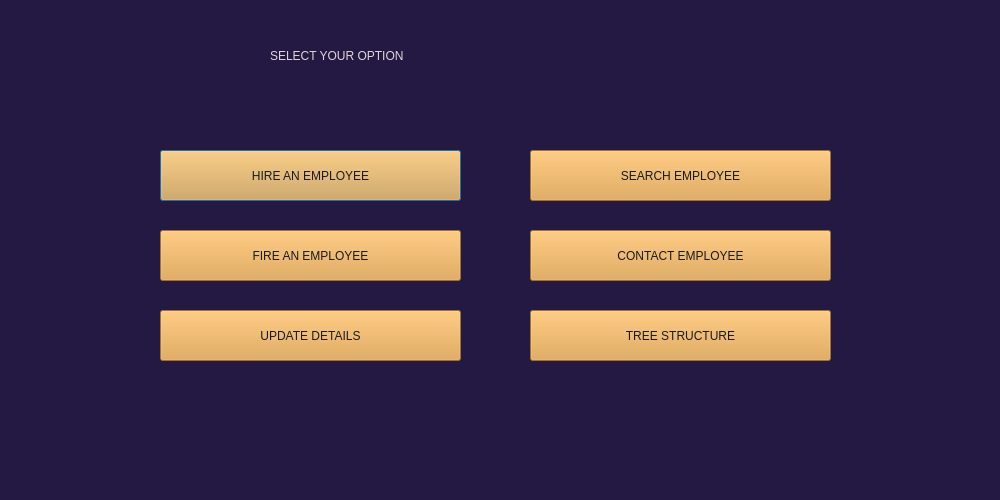
<?xml version="1.0" encoding="UTF-8"?>
<ui version="4.0">
 <class>Dialog</class>
 <widget class="QDialog" name="Dialog">
  <property name="geometry">
   <rect>
    <x>0</x>
    <y>0</y>
    <width>1000</width>
    <height>500</height>
   </rect>
  </property>
  <property name="windowTitle">
   <string>Dialog</string>
  </property>
  <property name="styleSheet">
   <string notr="true">background-color: rgb(35, 25, 66);
color: rgb(226, 213, 214);</string>
  </property>
  <widget class="QLabel" name="label_2">
   <property name="geometry">
    <rect>
     <x>270</x>
     <y>30</y>
     <width>426</width>
     <height>51</height>
    </rect>
   </property>
   <property name="styleSheet">
    <string notr="true">font: 63 28pt &quot;Montserrat SemiBold&quot;;</string>
   </property>
   <property name="text">
    <string>SELECT YOUR OPTION</string>
   </property>
  </widget>
  <widget class="QPushButton" name="hire">
   <property name="geometry">
    <rect>
     <x>160</x>
     <y>150</y>
     <width>301</width>
     <height>51</height>
    </rect>
   </property>
   <property name="styleSheet">
    <string notr="true">background-color: rgb(224, 159, 62);
color: rgb(26, 27, 27);
font: 57 12pt &quot;Montserrat Medium&quot;;</string>
   </property>
   <property name="text">
    <string>HIRE AN EMPLOYEE</string>
   </property>
  </widget>
  <widget class="QPushButton" name="fire">
   <property name="geometry">
    <rect>
     <x>160</x>
     <y>230</y>
     <width>301</width>
     <height>51</height>
    </rect>
   </property>
   <property name="styleSheet">
    <string notr="true">background-color: rgb(224, 159, 62);
color: rgb(26, 27, 27);
font: 57 12pt &quot;Montserrat Medium&quot;;</string>
   </property>
   <property name="text">
    <string>FIRE AN EMPLOYEE</string>
   </property>
  </widget>
  <widget class="QPushButton" name="update1">
   <property name="geometry">
    <rect>
     <x>160</x>
     <y>310</y>
     <width>301</width>
     <height>51</height>
    </rect>
   </property>
   <property name="styleSheet">
    <string notr="true">background-color: rgb(224, 159, 62);
color: rgb(26, 27, 27);
font: 57 12pt &quot;Montserrat Medium&quot;;</string>
   </property>
   <property name="text">
    <string>UPDATE DETAILS</string>
   </property>
  </widget>
  <widget class="QPushButton" name="search">
   <property name="geometry">
    <rect>
     <x>530</x>
     <y>150</y>
     <width>301</width>
     <height>51</height>
    </rect>
   </property>
   <property name="styleSheet">
    <string notr="true">background-color: rgb(224, 159, 62);
color: rgb(26, 27, 27);
font: 57 12pt &quot;Montserrat Medium&quot;;</string>
   </property>
   <property name="text">
    <string>SEARCH EMPLOYEE</string>
   </property>
  </widget>
  <widget class="QPushButton" name="contact">
   <property name="geometry">
    <rect>
     <x>530</x>
     <y>230</y>
     <width>301</width>
     <height>51</height>
    </rect>
   </property>
   <property name="styleSheet">
    <string notr="true">background-color: rgb(224, 159, 62);
color: rgb(26, 27, 27);
font: 57 12pt &quot;Montserrat Medium&quot;;</string>
   </property>
   <property name="text">
    <string>CONTACT EMPLOYEE</string>
   </property>
  </widget>
  <widget class="QPushButton" name="tree">
   <property name="geometry">
    <rect>
     <x>530</x>
     <y>310</y>
     <width>301</width>
     <height>51</height>
    </rect>
   </property>
   <property name="styleSheet">
    <string notr="true">background-color: rgb(224, 159, 62);
color: rgb(26, 27, 27);
font: 57 12pt &quot;Montserrat Medium&quot;;</string>
   </property>
   <property name="text">
    <string>TREE STRUCTURE</string>
   </property>
  </widget>
 </widget>
 <resources/>
 <connections/>
</ui>
